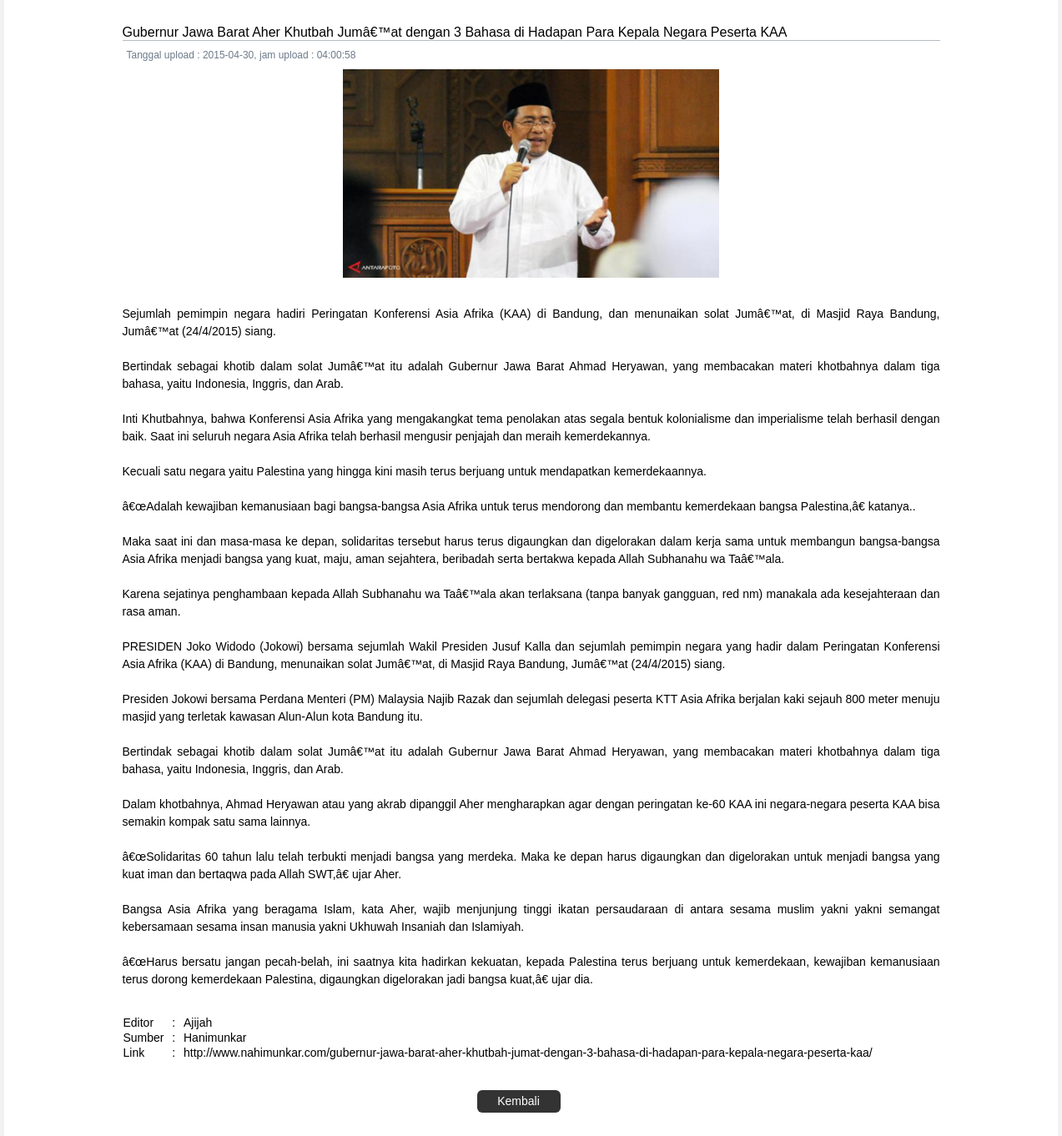
The page /View/PenggunaUmum/beritaUmumIsi.php?id_berita_umum=5 on the database its author committed.
### tables this page shows
CREATE TABLE IF NOT EXISTS `berita_umum` (
`id_berita_umum` int(6) NOT NULL,
  `id_user` int(6) NOT NULL,
  `judul` varchar(200) NOT NULL,
  `gambar` varchar(200) NOT NULL,
  `isi_berita` text NOT NULL,
  `editor` varchar(200) DEFAULT NULL,
  `sumber` varchar(200) DEFAULT NULL,
  `link` varchar(500) NOT NULL,
  `tanggal_upload` datetime NOT NULL
);

### function/connectDB.php (called while the page is built, shortened)
<?php
function querySelect($param, $table, $where, $limit){
    $results = array();
    $query = "SELECT " . $param . " ";
    $query .= "FROM " . $table ." ";
    if($where != null) $query .= "WHERE " . $where . " ";
    $query = mysql_query($query);
    if(mysql_num_rows($query) > 0){
        $x = 0;
        while($row = mysql_fetch_assoc($query)){
            foreach($row as $key=>$value){
                $results[$x][$key] = $value;
            }
            $x++;
        }
    }
    return $results;
}
?>

### View/PenggunaUmum/beritaUmumIsi.php (the view, shortened to what this page needs)
<!DOCTYPE html>
<?php
include '../../function/connectDB.php';
$id_berita = $_GET['id_berita_umum'];
$dataBerita = querySelect('*', 'berita_umum', 'id_berita_umum=' . $id_berita, null);
?>
<html>
    <head>
        <link rel="stylesheet" href="../css/reset.css">
        <link rel="stylesheet" href="../css/style.css">
        <link rel="stylesheet" href="../css/PenggunaUmum/beritaUmum-1.css">
    </head>
    <body>
        <div class="wrapper">
            <div class="col-scrl">
                <div class="content row">
                    <div class="box">
                        <div class="col">
                            <div class="kotak-tengah box span-12">
                                <div class="judul box span-12">
                                    <?php echo $dataBerita[0]['judul'] ?>
                                </div>
                                <div class="box span-12">
                                    <?php
                                    $date = $dataBerita[0]['tanggal_upload'];
                                    $dateArray = explode(" ", $date);
                                    $tanggal = $dateArray[0];
                                    $jam = $dateArray[1];
                                    ?>
                                    <div class="tanggal box span-12">
                                        Tanggal upload : <?php echo $tanggal ?>, jam upload : <?php echo $jam ?>
                                    </div>
                                </div>
                                <div class="gambar box center span-12">
                                    <a href="<?php echo $dataBerita[0]['gambar'] ?>" target="_blank">
                                        <img class="ukuranGambar" src="<?php echo $dataBerita[0]['gambar'] ?>">
                                    </a>
                                </div>
                                <div class="text box span-12">
                                    <?php echo $dataBerita[0]['isi_berita'] ?>
                                </div>
                                <div class="box span-12">&nbsp;</div>
                                <div class="box span-12">&nbsp;</div>
                                <div class="box span-12">
                                    <table>
                                        <tr>
                                            <td>Editor</td>
                                            <td>&nbsp; : &nbsp;</td>
                                            <td><?php echo $dataBerita[0]['editor'] ?></td>
                                        </tr>
                                        <tr>
                                            <td>Sumber</td>
                                            <td>&nbsp; : &nbsp;</td>
                                            <td><?php echo $dataBerita[0]['sumber'] ?></td>
                                        </tr>
                                        <tr>
                                            <td>Link</td>
                                            <td>&nbsp; : &nbsp;</td>
                                            <td>
                                                <a class="href-black" target="_blank" href="<?php echo $dataBerita[0]['link'] ?>"><?php echo $dataBerita[0]['link'] ?></a>
                                            </td>
                                        </tr>
                                    </table>
                                </div>
                                <div class="box span-12">&nbsp;</div>
                                <div class="button box span-12">
                                    <a class="btn btn-block btn-lg btn-inverse" href="beritaUmum.php">Kembali</a>
                                </div>
                            </div>
                        </div>
                    </div>
                </div>
            </div>
        </div>
    </body>
</html>

### View/css/style.css (style rules this page uses)
a { text-decoration: none; }
.href-black { text-decoration: none; color: black; }
.center { text-align: center; }
body { background-color: rgba(0,0,0,0.05); }
.content { background-color: white; }

### View/css/PenggunaUmum/beritaUmum-1.css (style rules this page uses)
.judul { font-size: 16px; border-bottom: 1px solid #b6bcc1; }
.kotak-tengah { box-sizing: border-box; -webkit-box-sizing: border-box; -moz-box-sizing: border-box; padding: 30px 50px 30px 50px; }
.tanggal { box-sizing: border-box; -webkit-box-sizing: border-box; -moz-box-sizing: border-box; padding: 10px 5px 10px 5px; font-size: 12px; color: #6C7A89; }
.gambar { box-sizing: border-box; -webkit-box-sizing: border-box; -moz-box-sizing: border-box; padding-bottom: 30px; }
.ukuranGambar { height:250px; }
.text { text-align: justify; line-height:1.5; }
.button { box-sizing: border-box; -webkit-box-sizing: border-box; -moz-box-sizing: border-box; padding-left: 425px; }
.btn { border: medium none; transition: all 0.25s linear 0s; margin-bottom:0px; text-align:center; vertical-align:middle; cursor:pointer; background-image:none; -moz-user-select: none; }
.btn-block { box-sizing: border-box; -webkit-box-sizing: border-box; -moz-box-sizing: border-box; white-space:normal; display: block; width:100px; margin: 20px 0px; }
.btn-lg { box-sizing: border-box; -webkit-box-sizing: border-box; -moz-box-sizing: border-box; padding: 10px 19px; font-size:14px; line-height:0.5; border-radius:6px; }
.btn-inverse { color:#FFF; background-color:#333333; }

### rows shown on the page
berita_umum: judul "Gubernur Jawa Barat Aher Khutbah Jumâ€™at dengan 3 Bahasa di Hadapan Para Kepala Negara Peserta KAA", tanggal_upload "2015-04-30", tanggal_upload "04:00:58", gambar (picture), isi_berita "Sejumlah pemimpin negara hadiri Peringatan Konferensi Asia Afrika (KAA) di Bandung, dan menunaikan solat Jumâ€™at, di Masjid Raya Bandung, Jumâ€™at (24/4/2015) siang. Bertindak sebagai khotib dalam solat Jumâ€™at itu adalah Gubernur Jawa Barat Ahmad Heryawan, yang membacakan materi khotbahnya dalam tiga bahasa, yaitu Indonesia, Inggris, dan Arab. Inti Khutbahnya, bahwa Konferensi Asia Afrika yang mengakangkat tema penolakan atas segala bentuk kolonialisme dan imperialisme telah berhasil dengan baik. Saat ini seluruh negara Asia Afrika telah berhasil mengusir penjajah dan meraih kemerdekannya. Kecuali satu negara yaitu Palestina yang hingga kini masih terus berjuang untuk mendapatkan…", editor "Ajijah", sumber "Hanimunkar", link "http://www.nahimunkar.com/gubernur-jawa-barat-aher-khutbah-jumat-dengan-3-bahasa-di-hadapan-para-kepala-negara-peserta-kaa/"
